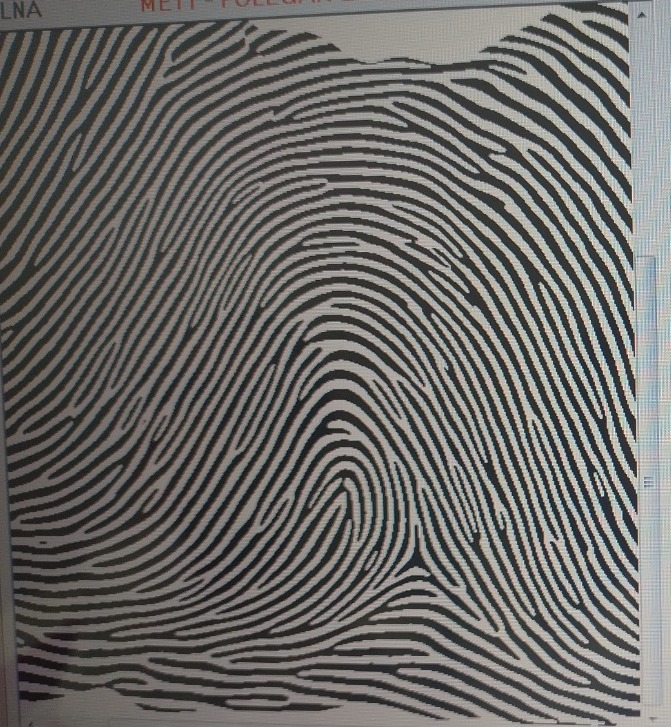
#> input picture assets/images/fingerprint.jpeg, 671 x 727 px
$ python debug.py   (older library calls are emulated)
#> lines starting #> are read from the running program, lines starting #| are printed output that depends on the picture; after the words box and inside, x2 and y2 are one past the last pixel; in counts of white or black regions, pixels touching at a corner belong together
import cv2
import numpy as np
import os

def process(path, output_dir="assets/output"):
    # 0. Converter bytes → imagem em escala de cinza
#> called with path = 'assets/images/fingerprint.jpeg', output_dir = 'assets/output'
    img = cv2.imread(path, cv2.IMREAD_GRAYSCALE)
#> img: shape (727, 671); min 6, max 246, mean 105.9

    # 1. Suavização inicial (Gaussiano)
    blurred = cv2.GaussianBlur(img, (5, 5), 0)

    # 2. Realce adaptativo (CLAHE)
    clahe = cv2.createCLAHE(clipLimit=2.0, tileGridSize=(8, 8))
    enhanced = clahe.apply(blurred)
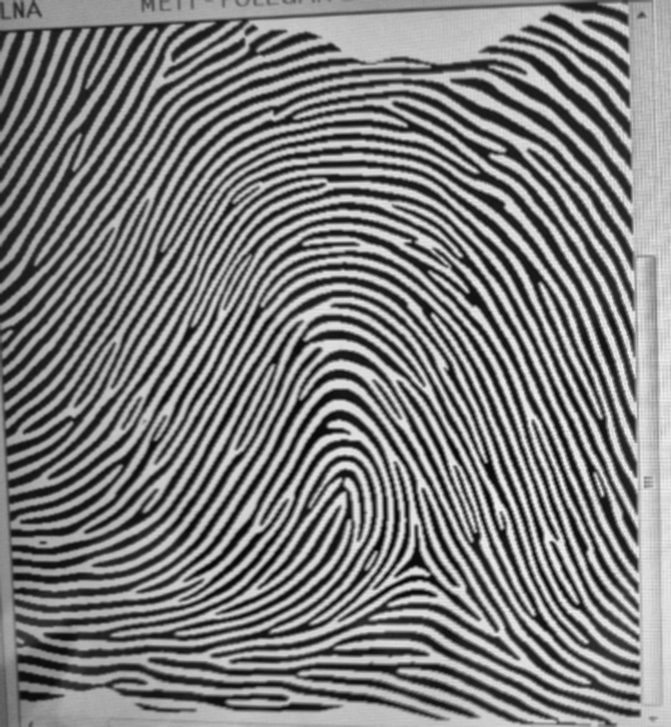
#> enhanced: shape (727, 671); min 7, max 240, mean 125.6

    # 3. Filtro de Gabor (realce de texturas, útil em digitais)
    #   usamos múltiplas orientações e somamos os resultados
    gabor_sum = np.zeros_like(enhanced, dtype=np.float32)
    num_orientations = 8
    ksize = 15  # tamanho do kernel
    sigma = 4.0
    lambd = 10.0
    gamma = 0.5

    for theta in np.linspace(0, np.pi, num_orientations, endpoint=False):
        kernel = cv2.getGaborKernel((20, 20), sigma, theta, lambd, gamma, 0, ktype=cv2.CV_32F)
        filtered = cv2.filter2D(enhanced, cv2.CV_32F, kernel)
        gabor_sum = np.maximum(gabor_sum, filtered)
#> this loop made 8 passes
#> pass 1, in process, `filtered = cv2.filter2D(enhanced, cv2.CV_32F, kernel)`:
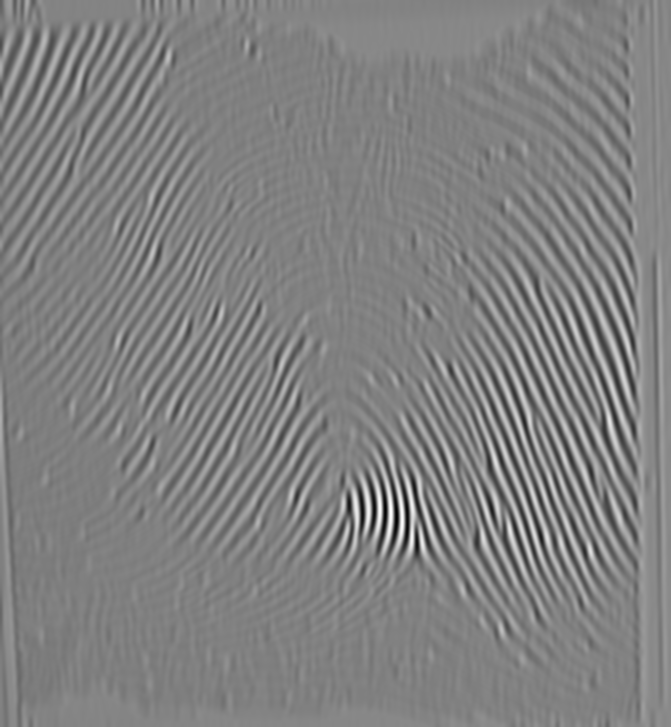
#> filtered: shape (727, 671) float32; min -7184.8, max 8573, mean 799.2; drawn with min black and max white
#> pass 1, in process, `gabor_sum = np.maximum(gabor_sum, filtered)`:
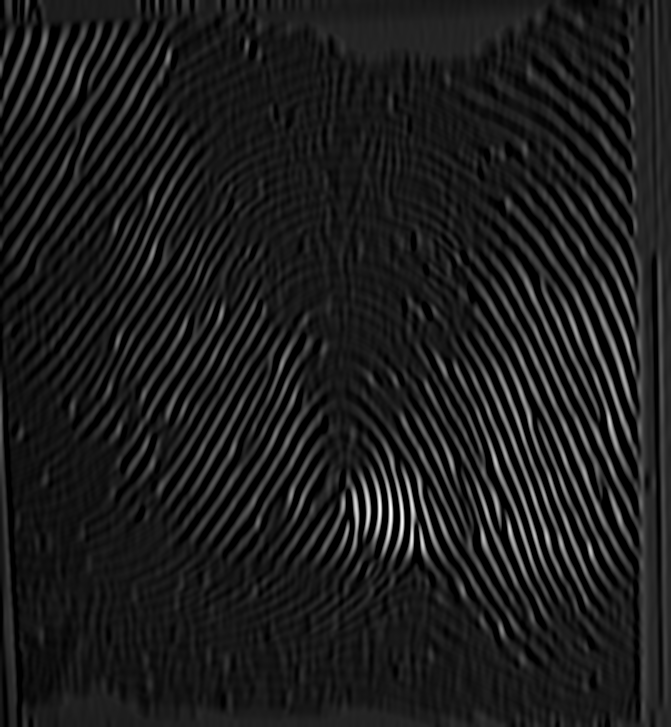
#> gabor_sum: shape (727, 671) float32; min 0, max 8573, mean 965.8; drawn with min black and max white
#> pass 2, in process, `filtered = cv2.filter2D(enhanced, cv2.CV_32F, kernel)`:
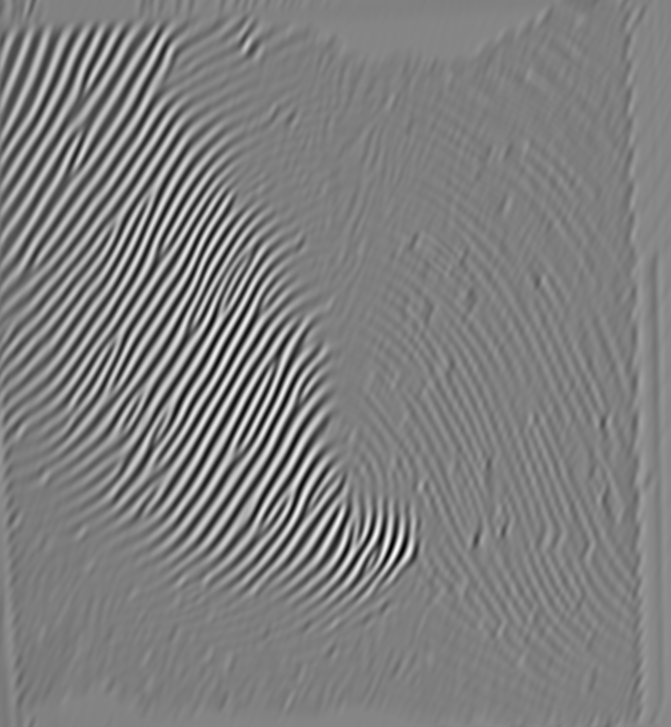
#> filtered: shape (727, 671) float32; min -7340.7, max 8925.5, mean 790.6; drawn with min black and max white
#> after the loop:
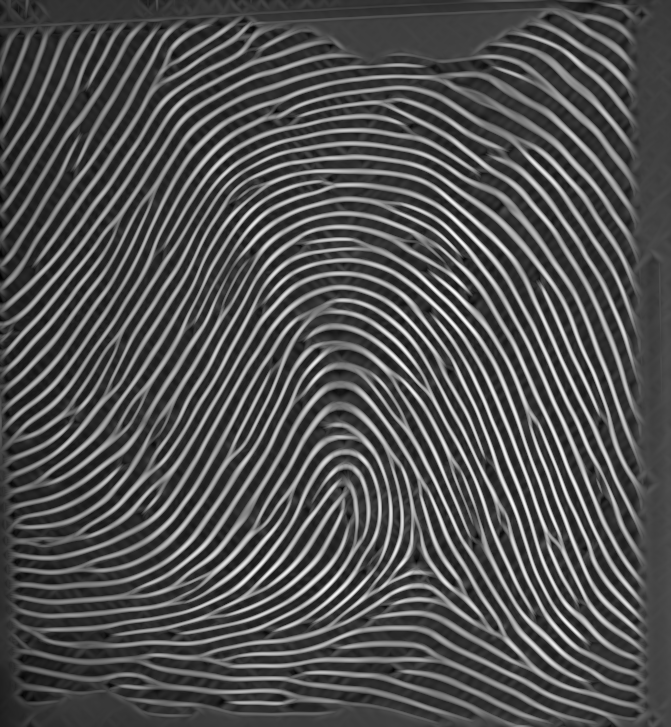
#> gabor_sum: shape (727, 671) float32; min 0, max 9626.6, mean 3078.1; drawn with min black and max white

    gabor_normalized = cv2.normalize(gabor_sum, None, 0, 255, cv2.NORM_MINMAX).astype(np.uint8)

    kernel = np.ones((3,3), np.uint8)
    cleaned = cv2.morphologyEx(gabor_normalized, cv2.MORPH_OPEN, kernel)
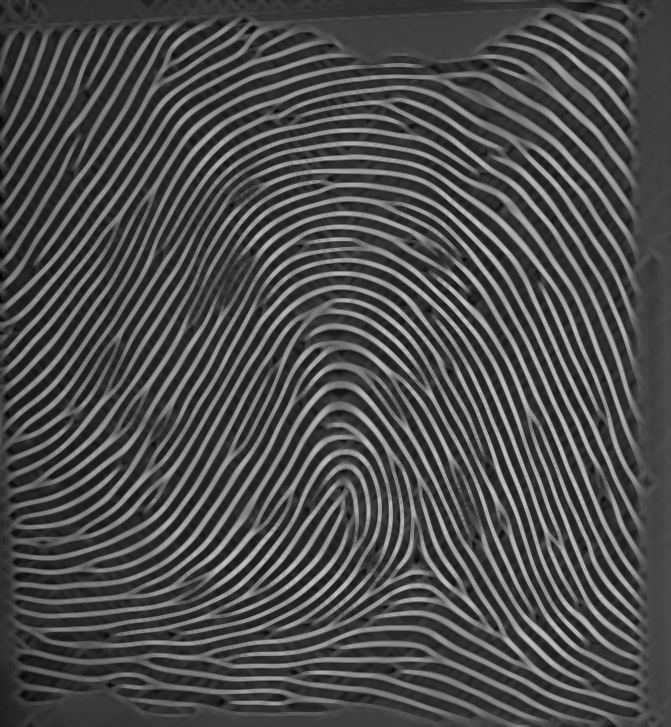
#> cleaned: shape (727, 671); min 0, max 195, mean 75.9
    median = cv2.medianBlur(gabor_normalized, 3)

    # cleaned = cv2.morphologyEx(cleaned, cv2.MORPH_CLOSE, kernel)
    # erosão
    # opening

    # 4. Binarização (Otsu)
    _, binary = cv2.threshold(gabor_normalized, 0, 255, cv2.THRESH_BINARY + cv2.THRESH_OTSU)
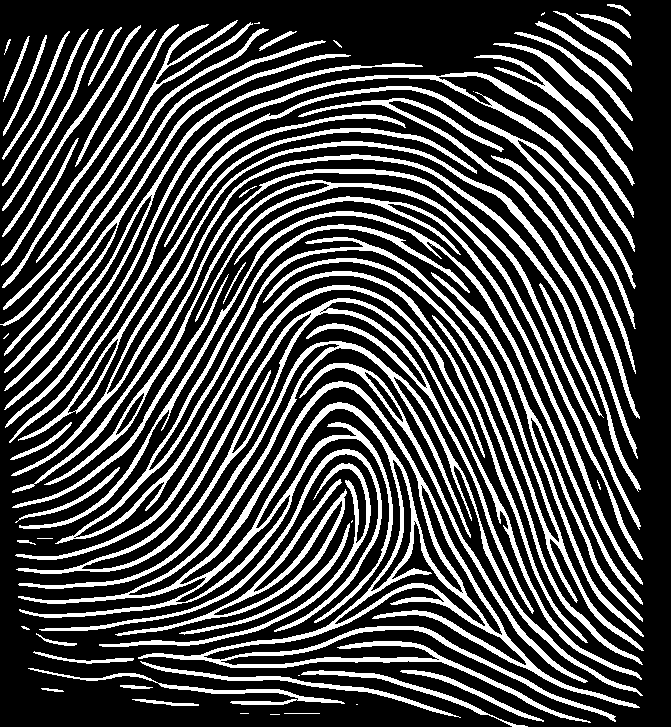
#> binary: shape (727, 671); 28.7% white; 76 white regions (12 under 20 px), largest, box (x1, y1, x2, y2) and area: (18, 341, 643, 723) 25101, (55, 224, 644, 651) 12672, (16, 298, 642, 680) 8545

    # k = np.ones((3, 3), np.uint8)  # Define 5x5 kernel
    # inv = cv2.bitwise_not(binary)
    # out = cv2.erode(inv, k, 1)

    # ✅ Converte resultado final para PNG (bytes)
    cv2.imwrite(os.path.join(output_dir, "original.jpg"), img)
    cv2.imwrite(os.path.join(output_dir, "gaussiano.jpg"), blurred)
    cv2.imwrite(os.path.join(output_dir, "realce_adaptativo.jpg"), enhanced)
    cv2.imwrite(os.path.join(output_dir, "gabor.jpg"), gabor_normalized)
    cv2.imwrite(os.path.join(output_dir, "erosao.jpg"), median)

    cv2.imwrite(os.path.join(output_dir, "binarizada.jpg"), binary)


if __name__ == "__main__":
    process("assets/images/fingerprint.jpeg")

$ run again, with assets/images/deltaandcore.png saved as assets/images/fingerprint.jpeg
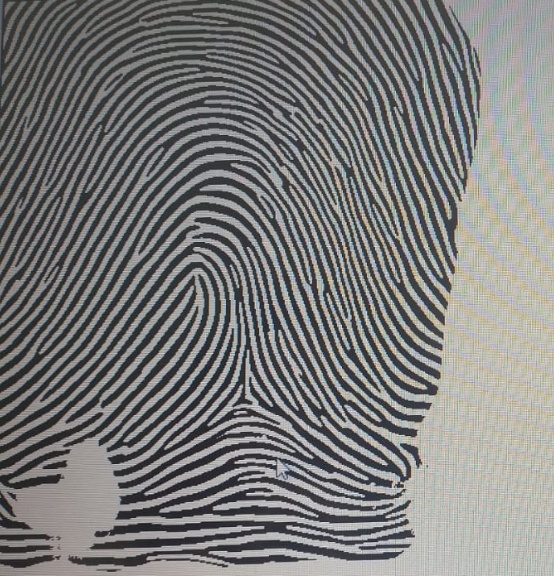
#> input picture assets/images/deltaandcore.png, 554 x 576 px
#> after the loop in process, `for theta in np.linspace(0, np.pi, num_orientations, endpoint=False):`:
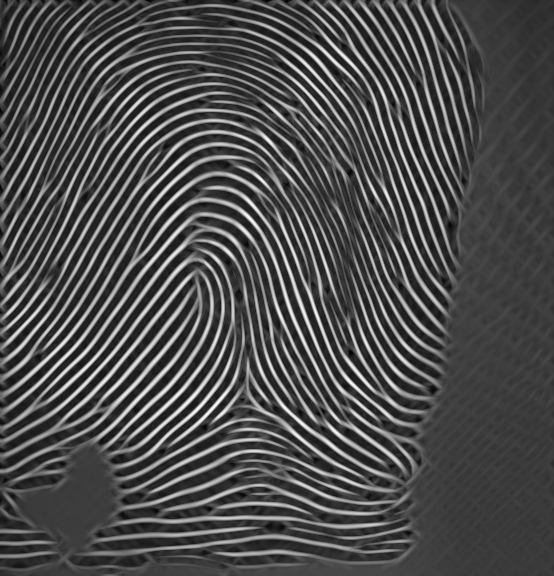
#> gabor_sum: shape (576, 554) float32; min 0, max 10327.1, mean 3149.4; drawn with min black and max white
#> in process, `_, binary = cv2.threshold(gabor_normalized, 0, 255, cv2.THRESH_BINARY ..`:
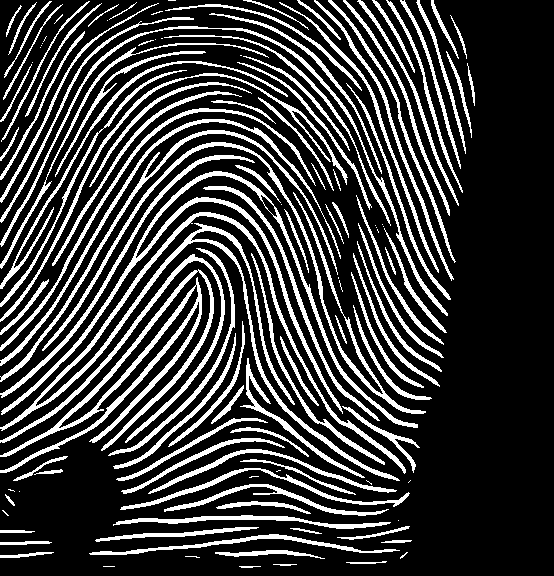
#> binary: shape (576, 554); 23.2% white; 134 white regions (31 under 20 px), largest, box (x1, y1, x2, y2) and area: (0, 212, 406, 481) 5821, (0, 269, 214, 473) 5120, (1, 171, 418, 428) 4258

$ run again, with assets/images/image.png saved as assets/images/fingerprint.jpeg
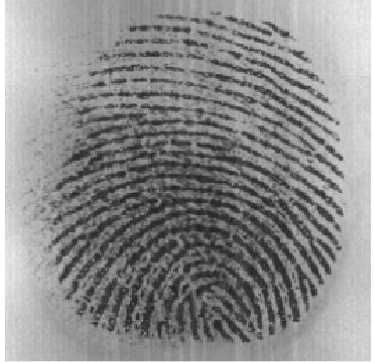
#> input picture assets/images/image.png, 374 x 362 px
#> in process, img is the input picture: shape (362, 374); min 30, max 255, mean 139.6
#> after the loop in process, `for theta in np.linspace(0, np.pi, num_orientations, endpoint=False):`:
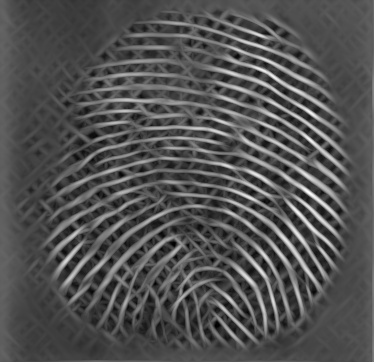
#> gabor_sum: shape (362, 374) float32; min 0, max 8019.9, mean 2585.6; drawn with min black and max white
#> in process, `_, binary = cv2.threshold(gabor_normalized, 0, 255, cv2.THRESH_BINARY ..`:
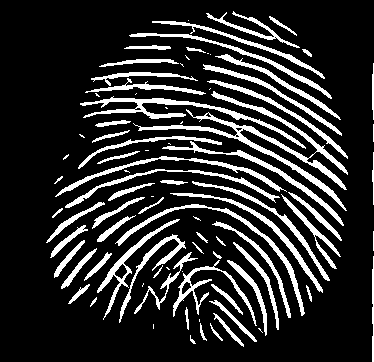
#> binary: shape (362, 374); 17.2% white; 89 white regions (24 under 20 px), largest, box (x1, y1, x2, y2) and area: (133, 91, 348, 211) 2571, (80, 96, 306, 149) 1350, (115, 204, 305, 316) 1047

$ run again, with assets/images/teste.png saved as assets/images/fingerprint.jpeg
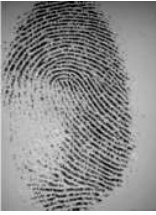
#> input picture assets/images/teste.png, 156 x 215 px
#> in process, img is the input picture: shape (215, 156); min 0, max 255, mean 140.5
#> in process, `_, binary = cv2.threshold(gabor_normalized, 0, 255, cv2.THRESH_BINARY ..`:
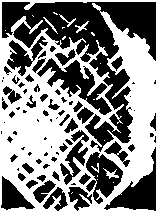
#> binary: shape (215, 156); 52% white; 76 black regions (31 under 20 px), largest, box (x1, y1, x2, y2) and area: (2, 2, 156, 152) 7637, (37, 58, 112, 115) 1421, (104, 147, 156, 211) 1189
